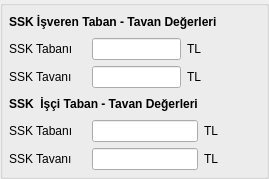
        <widget class="QGroupBox" name="groupBox_8">
         <property name="title">
          <string/>
         </property>
         <layout class="QGridLayout" name="gridLayout_30">
          <property name="margin">
           <number>6</number>
          </property>
          <item row="0" column="0">
           <layout class="QGridLayout" name="gridLayout_39" columnstretch="1,3,1,10">
            <item row="1" column="0">
             <widget class="QLabel" name="label_ssk_taban_2">
              <property name="sizePolicy">
               <sizepolicy hsizetype="Expanding" vsizetype="Fixed">
                <horstretch>0</horstretch>
                <verstretch>0</verstretch>
               </sizepolicy>
              </property>
              <property name="font">
               <font>
                <pointsize>9</pointsize>
               </font>
              </property>
              <property name="text">
               <string>SSK Tabanı    </string>
              </property>
             </widget>
            </item>
            <item row="1" column="1">
             <widget class="QCommaEdit" name="comma_edit_ssk_isveren_taban">
              <property name="sizePolicy">
               <sizepolicy hsizetype="Expanding" vsizetype="Fixed">
                <horstretch>0</horstretch>
                <verstretch>0</verstretch>
               </sizepolicy>
              </property>
              <property name="font">
               <font>
                <pointsize>9</pointsize>
               </font>
              </property>
              <property name="whatsThis">
               <string>Sayilari formatina(Or:1,000,234.50) donusturur. </string>
              </property>
              <property name="QCommaEdit" stdset="0">
               <rect>
                <x>0</x>
                <y>0</y>
                <width>100</width>
                <height>100</height>
               </rect>
              </property>
             </widget>
            </item>
            <item row="1" column="2">
             <widget class="QLabel" name="label_gelir_vergisi_13">
              <property name="sizePolicy">
               <sizepolicy hsizetype="Expanding" vsizetype="Fixed">
                <horstretch>0</horstretch>
                <verstretch>0</verstretch>
               </sizepolicy>
              </property>
              <property name="font">
               <font>
                <pointsize>9</pointsize>
               </font>
              </property>
              <property name="text">
               <string>TL</string>
              </property>
             </widget>
            </item>
            <item row="2" column="0">
             <widget class="QLabel" name="label_ssk_tavan_2">
              <property name="sizePolicy">
               <sizepolicy hsizetype="Expanding" vsizetype="Fixed">
                <horstretch>0</horstretch>
                <verstretch>0</verstretch>
               </sizepolicy>
              </property>
              <property name="font">
               <font>
                <pointsize>9</pointsize>
               </font>
              </property>
              <property name="text">
               <string>SSK Tavanı    </string>
              </property>
             </widget>
            </item>
            <item row="2" column="1">
             <widget class="QCommaEdit" name="comma_edit_ssk_isveren_tavan">
              <property name="sizePolicy">
               <sizepolicy hsizetype="Expanding" vsizetype="Fixed">
                <horstretch>0</horstretch>
                <verstretch>0</verstretch>
               </sizepolicy>
              </property>
              <property name="font">
               <font>
                <pointsize>9</pointsize>
               </font>
              </property>
              <property name="whatsThis">
               <string>Sayilari formatina(Or:1,000,234.50) donusturur. </string>
              </property>
              <property name="QCommaEdit" stdset="0">
               <rect>
                <x>0</x>
                <y>0</y>
                <width>100</width>
                <height>100</height>
               </rect>
              </property>
             </widget>
            </item>
            <item row="2" column="2">
             <widget class="QLabel" name="label_gelir_vergisi_14">
              <property name="sizePolicy">
               <sizepolicy hsizetype="Expanding" vsizetype="Fixed">
                <horstretch>0</horstretch>
                <verstretch>0</verstretch>
               </sizepolicy>
              </property>
              <property name="font">
               <font>
                <pointsize>9</pointsize>
               </font>
              </property>
              <property name="text">
               <string>TL</string>
              </property>
             </widget>
            </item>
            <item row="0" column="0" colspan="3">
             <widget class="QLabel" name="label_41">
              <property name="font">
               <font>
                <pointsize>9</pointsize>
                <weight>75</weight>
                <bold>true</bold>
               </font>
              </property>
              <property name="text">
               <string>SSK İşveren Taban - Tavan Değerleri</string>
              </property>
             </widget>
            </item>
            <item row="1" column="3">
             <spacer name="horizontalSpacer_29">
              <property name="orientation">
               <enum>Qt::Horizontal</enum>
              </property>
              <property name="sizeHint" stdset="0">
               <size>
                <width>40</width>
                <height>20</height>
               </size>
              </property>
             </spacer>
            </item>
            <item row="2" column="3">
             <spacer name="horizontalSpacer_30">
              <property name="orientation">
               <enum>Qt::Horizontal</enum>
              </property>
              <property name="sizeHint" stdset="0">
               <size>
                <width>40</width>
                <height>20</height>
               </size>
              </property>
             </spacer>
            </item>
            <item row="0" column="3">
             <spacer name="horizontalSpacer_31">
              <property name="orientation">
               <enum>Qt::Horizontal</enum>
              </property>
              <property name="sizeHint" stdset="0">
               <size>
                <width>40</width>
                <height>20</height>
               </size>
              </property>
             </spacer>
            </item>
           </layout>
          </item>
          <item row="1" column="0">
           <layout class="QGridLayout" name="gridLayout_5" columnstretch="1,3,1,10">
            <item row="0" column="0" colspan="2">
             <widget class="QLabel" name="label_15">
              <property name="sizePolicy">
               <sizepolicy hsizetype="Expanding" vsizetype="Fixed">
                <horstretch>0</horstretch>
                <verstretch>0</verstretch>
               </sizepolicy>
              </property>
              <property name="font">
               <font>
                <pointsize>9</pointsize>
                <weight>75</weight>
                <bold>true</bold>
               </font>
              </property>
              <property name="text">
               <string>SSK  İşçi Taban - Tavan Değerleri</string>
              </property>
             </widget>
            </item>
            <item row="1" column="0">
             <widget class="QLabel" name="label_ssk_taban">
              <property name="sizePolicy">
               <sizepolicy hsizetype="Expanding" vsizetype="Fixed">
                <horstretch>0</horstretch>
                <verstretch>0</verstretch>
               </sizepolicy>
              </property>
              <property name="font">
               <font>
                <pointsize>9</pointsize>
               </font>
              </property>
              <property name="text">
               <string>SSK Tabanı    </string>
              </property>
             </widget>
            </item>
            <item row="1" column="1">
             <widget class="QCommaEdit" name="comma_edit_ssk_taban">
              <property name="sizePolicy">
               <sizepolicy hsizetype="Expanding" vsizetype="Fixed">
                <horstretch>0</horstretch>
                <verstretch>0</verstretch>
               </sizepolicy>
              </property>
              <property name="font">
               <font>
                <pointsize>9</pointsize>
               </font>
              </property>
              <property name="whatsThis">
               <string>Sayilari formatina(Or:1,000,234.50) donusturur. </string>
              </property>
              <property name="QCommaEdit" stdset="0">
               <rect>
                <x>0</x>
                <y>0</y>
                <width>100</width>
                <height>100</height>
               </rect>
              </property>
             </widget>
            </item>
            <item row="1" column="2">
             <widget class="QLabel" name="label_gelir_vergisi_9">
              <property name="sizePolicy">
               <sizepolicy hsizetype="Expanding" vsizetype="Fixed">
                <horstretch>0</horstretch>
                <verstretch>0</verstretch>
               </sizepolicy>
              </property>
              <property name="font">
               <font>
                <pointsize>9</pointsize>
               </font>
              </property>
              <property name="text">
               <string>TL</string>
              </property>
             </widget>
            </item>
            <item row="2" column="0">
             <widget class="QLabel" name="label_ssk_tavan">
              <property name="sizePolicy">
               <sizepolicy hsizetype="Expanding" vsizetype="Fixed">
                <horstretch>0</horstretch>
                <verstretch>0</verstretch>
               </sizepolicy>
              </property>
              <property name="font">
               <font>
                <pointsize>9</pointsize>
               </font>
              </property>
              <property name="text">
               <string>SSK Tavanı    </string>
              </property>
             </widget>
            </item>
            <item row="2" column="1">
             <widget class="QCommaEdit" name="comma_edit_ssk_tavan">
              <property name="sizePolicy">
               <sizepolicy hsizetype="Expanding" vsizetype="Fixed">
                <horstretch>0</horstretch>
                <verstretch>0</verstretch>
               </sizepolicy>
              </property>
              <property name="font">
               <font>
                <pointsize>9</pointsize>
               </font>
              </property>
              <property name="whatsThis">
               <string>Sayilari formatina(Or:1,000,234.50) donusturur. </string>
              </property>
              <property name="QCommaEdit" stdset="0">
               <rect>
                <x>0</x>
                <y>0</y>
                <width>100</width>
                <height>100</height>
               </rect>
              </property>
             </widget>
            </item>
            <item row="2" column="2">
             <widget class="QLabel" name="label_gelir_vergisi_10">
              <property name="sizePolicy">
               <sizepolicy hsizetype="Expanding" vsizetype="Fixed">
                <horstretch>0</horstretch>
                <verstretch>0</verstretch>
               </sizepolicy>
              </property>
              <property name="font">
               <font>
                <pointsize>9</pointsize>
               </font>
              </property>
              <property name="text">
               <string>TL</string>
              </property>
             </widget>
            </item>
            <item row="1" column="3">
             <spacer name="horizontalSpacer_35">
              <property name="orientation">
               <enum>Qt::Horizontal</enum>
              </property>
              <property name="sizeHint" stdset="0">
               <size>
                <width>40</width>
                <height>20</height>
               </size>
              </property>
             </spacer>
            </item>
            <item row="0" column="3">
             <spacer name="horizontalSpacer_36">
              <property name="orientation">
               <enum>Qt::Horizontal</enum>
              </property>
              <property name="sizeHint" stdset="0">
               <size>
                <width>40</width>
                <height>20</height>
               </size>
              </property>
             </spacer>
            </item>
            <item row="2" column="3">
             <spacer name="horizontalSpacer_37">
              <property name="orientation">
               <enum>Qt::Horizontal</enum>
              </property>
              <property name="sizeHint" stdset="0">
               <size>
                <width>40</width>
                <height>20</height>
               </size>
              </property>
             </spacer>
            </item>
           </layout>
          </item>
         </layout>
        </widget>
